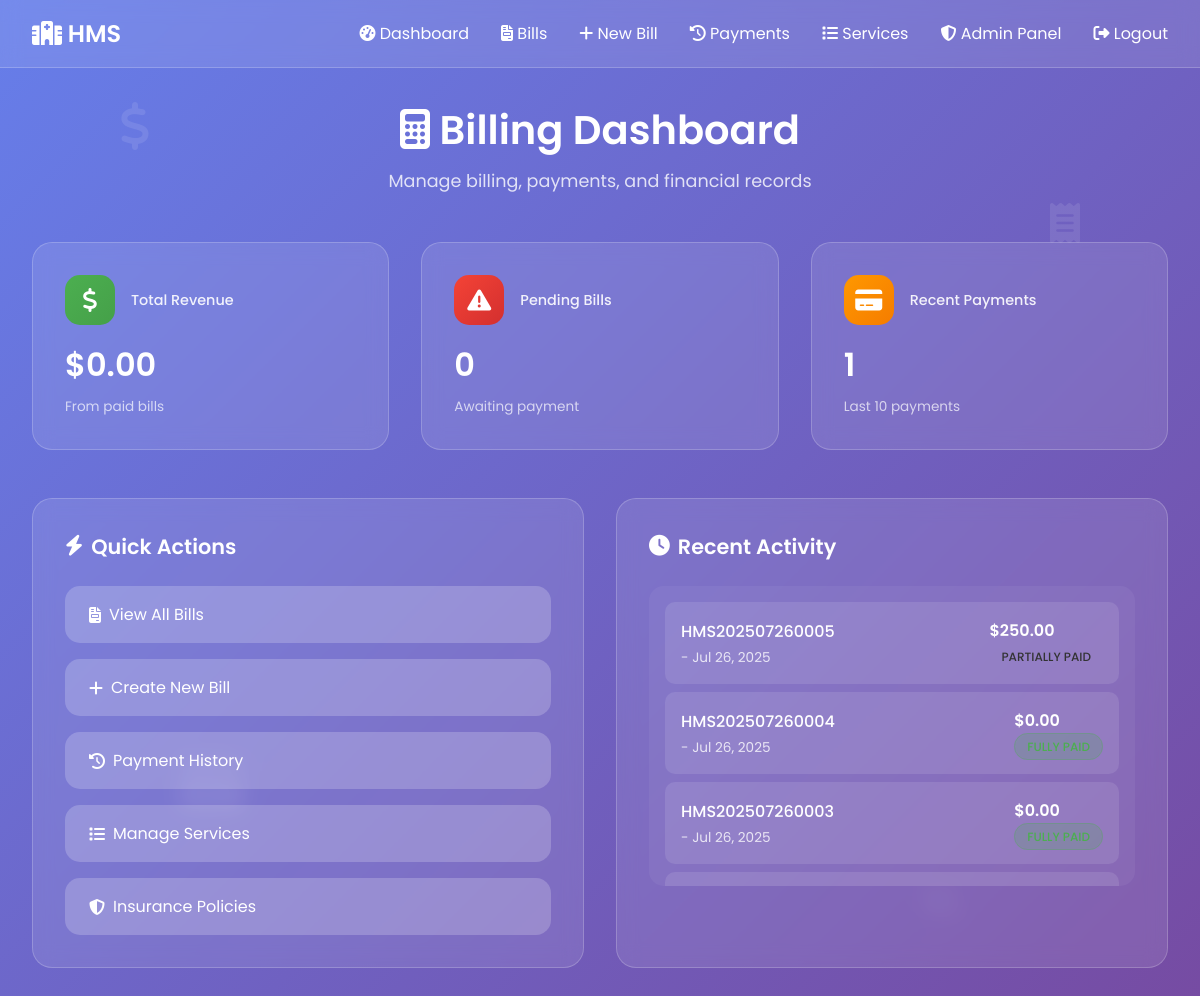
/billing/ (signed in), run on the app's committed database.
### billing/models.py (models this page shows, shortened)
class Bill(models.Model):
    BILL_STATUS = [
        ('draft', 'Draft'),
        ('pending', 'Pending Payment'),
        ('partial', 'Partially Paid'),
        ('paid', 'Fully Paid'),
        ('overdue', 'Overdue'),
        ('cancelled', 'Cancelled'),
    ]
    bill_number = models.CharField(max_length=20, unique=True, editable=False)
    patient = models.ForeignKey(User, on_delete=models.CASCADE, related_name='bills')
    appointment = models.ForeignKey('appointments.Appointment', on_delete=models.SET_NULL, null=True, blank=True)
    issue_date = models.DateTimeField(default=timezone.now)
    due_date = models.DateTimeField()
    status = models.CharField(max_length=20, choices=BILL_STATUS, default='draft')
    subtotal = models.DecimalField(max_digits=10, decimal_places=2, default=0)
    tax_rate = models.DecimalField(max_digits=5, decimal_places=2, default=0)  # Percentage
    tax_amount = models.DecimalField(max_digits=10, decimal_places=2, default=0)
    discount_amount = models.DecimalField(max_digits=10, decimal_places=2, default=0)
    total_amount = models.DecimalField(max_digits=10, decimal_places=2, default=0)
    paid_amount = models.DecimalField(max_digits=10, decimal_places=2, default=0)
    balance_amount = models.DecimalField(max_digits=10, decimal_places=2, default=0)
    notes = models.TextField(blank=True)
    created_by = models.ForeignKey(User, on_delete=models.SET_NULL, null=True, related_name='created_bills')
    created_at = models.DateTimeField(auto_now_add=True)
    updated_at = models.DateTimeField(auto_now=True)
    class Meta:
        ordering = ['-created_at']

### billing/views.py (the view, shortened to what this page needs)
# urls.py: path('', views.billing_dashboard, name='dashboard'),
@login_required
def billing_dashboard(request):
    user = request.user
    if user.role == 'admin':
        recent_bills = Bill.objects.select_related('patient').order_by('-created_at')[:10]
        total_revenue = Bill.objects.filter(status='paid').aggregate(Sum('total_amount'))['total_amount__sum'] or 0
        pending_bills = Bill.objects.filter(status__in=['pending', 'overdue']).count()
        recent_payments = Payment.objects.select_related('bill__patient').order_by('-payment_date')[:10]
        context = {
            'recent_bills': recent_bills,
            'total_revenue': total_revenue,
            'pending_bills': pending_bills,
            'recent_payments': recent_payments,
            'user_type': 'admin'
        }
    return render(request, 'billing/dashboard.html', context)

### templates/billing/dashboard.html (shortened to what this page needs)
<!DOCTYPE html>
<html lang="en">
<head>
    <link rel="stylesheet" href="https://cdnjs.cloudflare.com/ajax/libs/font-awesome/6.4.0/css/all.min.css">
</head>
<body>
    <div class="floating-elements">
        <i class="fas fa-dollar-sign floating-icon" style="font-size: 3rem;"></i>
        <i class="fas fa-receipt floating-icon" style="font-size: 2.5rem;"></i>
        <i class="fas fa-credit-card floating-icon" style="font-size: 3.5rem;"></i>
        <i class="fas fa-chart-line floating-icon" style="font-size: 2rem;"></i>
    </div>
    <nav class="navbar">
        <div class="navbar-content">
            <a href="{% url 'home' %}" class="logo">
                <i class="fas fa-hospital-alt"></i> HMS
            </a>
            <ul class="nav-links">
                <li><a href="{% url 'billing:dashboard' %}"><i class="fas fa-tachometer-alt"></i> Dashboard</a></li>
                <li><a href="{% url 'billing:bill_list' %}"><i class="fas fa-file-invoice"></i> Bills</a></li>
                {% if user.role == 'admin' or user.role == 'doctor' %}
                <li><a href="{% url 'billing:create_bill' %}"><i class="fas fa-plus"></i> New Bill</a></li>
                {% endif %}
                <li><a href="{% url 'billing:payment_history' %}"><i class="fas fa-history"></i> Payments</a></li>
                {% if user.role == 'admin' %}
                <li><a href="{% url 'billing:service_list' %}"><i class="fas fa-list"></i> Services</a></li>
                <li><a href="{% url 'admins:dashboard' %}"><i class="fas fa-shield-alt"></i> Admin Panel</a></li>
                {% endif %}
                <li><a href="{% url 'logout' %}"><i class="fas fa-sign-out-alt"></i> Logout</a></li>
            </ul>
        </div>
    </nav>
    <div class="container">
        <div class="header">
            <h1><i class="fas fa-calculator"></i> Billing Dashboard</h1>
            <p>Manage billing, payments, and financial records</p>
        </div>
        {% if user_type == 'admin' or user_type == 'doctor' %}
        <div class="stats-grid">
            <div class="stat-card">
                <div class="stat-header">
                    <div class="stat-icon revenue">
                        <i class="fas fa-dollar-sign"></i>
                    </div>
                    <div class="stat-title">Total Revenue</div>
                </div>
                <div class="stat-value">${{ total_revenue|floatformat:2 }}</div>
                <div class="stat-description">From paid bills</div>
            </div>
            <div class="stat-card">
                <div class="stat-header">
                    <div class="stat-icon pending">
                        <i class="fas fa-exclamation-triangle"></i>
                    </div>
                    <div class="stat-title">Pending Bills</div>
                </div>
                <div class="stat-value">{{ pending_bills }}</div>
                <div class="stat-description">Awaiting payment</div>
            </div>
            {% if user_type == 'admin' %}
            <div class="stat-card">
                <div class="stat-header">
                    <div class="stat-icon payments">
                        <i class="fas fa-credit-card"></i>
                    </div>
                    <div class="stat-title">Recent Payments</div>
                </div>
                <div class="stat-value">{{ recent_payments|length }}</div>
                <div class="stat-description">Last 10 payments</div>
            </div>
            {% endif %}
        </div>
        {% endif %}
        <div class="actions-grid">
            <div class="action-section">
                <h3 class="section-title">
                    <i class="fas fa-bolt"></i> Quick Actions
                </h3>
                <div class="action-buttons">
                    <a href="{% url 'billing:bill_list' %}" class="btn">
                        <i class="fas fa-file-invoice"></i> View All Bills
                    </a>
                    {% if user.role == 'admin' or user.role == 'doctor' %}
                    <a href="{% url 'billing:create_bill' %}" class="btn">
                        <i class="fas fa-plus"></i> Create New Bill
                    </a>
                    {% endif %}
                    <a href="{% url 'billing:payment_history' %}" class="btn">
                        <i class="fas fa-history"></i> Payment History
                    </a>
                    {% if user.role == 'admin' %}
                    <a href="{% url 'billing:service_list' %}" class="btn">
                        <i class="fas fa-list"></i> Manage Services
                    </a>
                    {% endif %}
                    <a href="{% url 'billing:insurance_list' %}" class="btn">
                        <i class="fas fa-shield-alt"></i> Insurance Policies
                    </a>
                </div>
            </div>
            <div class="action-section">
                <h3 class="section-title">
                    <i class="fas fa-clock"></i>
                    {% if user_type == 'patient' %}Recent Bills{% else %}Recent Activity{% endif %}
                </h3>
                <div class="recent-list">
                    {% if user_type == 'patient' %}
                        {% for bill in user_bills %}
                        <div class="recent-item">
                            <div class="item-info">
                                <div class="item-title">{{ bill.bill_number }}</div>
                                <div class="item-subtitle">{{ bill.issue_date|date:"M d, Y" }}</div>
                            </div>
                            <div>
                                <div class="item-amount">${{ bill.total_amount|floatformat:2 }}</div>
                                <span class="status-badge status-{{ bill.status }}">{{ bill.get_status_display }}</span>
                            </div>
                        </div>
                        {% empty %}
                        <div class="recent-item">
                            <div class="item-info">
                                <div class="item-title">No bills found</div>
                                <div class="item-subtitle">You have no billing history</div>
                            </div>
                        </div>
                        {% endfor %}
                    {% else %}
                        {% for bill in recent_bills %}
                        <div class="recent-item">
                            <div class="item-info">
                                <div class="item-title">{{ bill.bill_number }}</div>
                                <div class="item-subtitle">{{ bill.patient.get_full_name }} - {{ bill.issue_date|date:"M d, Y" }}</div>
                            </div>
                            <div>
                                <div class="item-amount">${{ bill.total_amount|floatformat:2 }}</div>
                                <span class="status-badge status-{{ bill.status }}">{{ bill.get_status_display }}</span>
                            </div>
                        </div>
                        {% endfor %}
                    {% endif %}
                </div>
            </div>
        </div>
    </div>
</body>
</html>

### templates/billing/dashboard.html (style rules this page uses)
* { margin: 0; padding: 0; box-sizing: border-box; }
body { font-family: 'Poppins', sans-serif; background: linear-gradient(135deg, #667eea 0%, #764ba2 100%); min-height: 100vh; color: #333; }
.navbar { background: rgba(255, 255, 255, 0.1); backdrop-filter: blur(10px); padding: 1rem 2rem; border-bottom: 1px solid rgba(255, 255, 255, 0.2); }
.navbar-content { display: flex; justify-content: space-between; align-items: center; max-width: 1200px; margin: 0 auto; }
.logo { color: white; font-size: 1.5rem; font-weight: 600; text-decoration: none; }
.nav-links { display: flex; gap: 2rem; list-style: none; }
.nav-links a { color: white; text-decoration: none; transition: opacity 0.3s; }
.container { max-width: 1200px; margin: 2rem auto; padding: 0 2rem; }
.header { text-align: center; margin-bottom: 3rem; }
.header h1 { color: white; font-size: 2.5rem; margin-bottom: 0.5rem; font-weight: 600; }
.header p { color: rgba(255, 255, 255, 0.8); font-size: 1.1rem; }
.stats-grid { display: grid; grid-template-columns: repeat(auto-fit, minmax(280px, 1fr)); gap: 2rem; margin-bottom: 3rem; }
.stat-card { background: rgba(255, 255, 255, 0.1); backdrop-filter: blur(10px); border-radius: 20px; padding: 2rem; border: 1px solid rgba(255, 255, 255, 0.2); transition: transform 0.3s, box-shadow 0.3s; }
.stat-header { display: flex; align-items: center; margin-bottom: 1rem; }
.stat-icon { width: 50px; height: 50px; border-radius: 15px; display: flex; align-items: center; justify-content: center; margin-right: 1rem; font-size: 1.5rem; color: white; }
.stat-icon.revenue { background: linear-gradient(135deg, #4CAF50, #45a049); }
.stat-icon.payments { background: linear-gradient(135deg, #FF9800, #F57C00); }
.stat-icon.pending { background: linear-gradient(135deg, #f44336, #d32f2f); }
.stat-title { color: white; font-size: 0.9rem; font-weight: 500; opacity: 0.9; }
.stat-value { color: white; font-size: 2rem; font-weight: 600; margin-bottom: 0.5rem; }
.stat-description { color: rgba(255, 255, 255, 0.7); font-size: 0.85rem; }
.actions-grid { display: grid; grid-template-columns: repeat(auto-fit, minmax(300px, 1fr)); gap: 2rem; margin-bottom: 3rem; }
.action-section { background: rgba(255, 255, 255, 0.1); backdrop-filter: blur(10px); border-radius: 20px; padding: 2rem; border: 1px solid rgba(255, 255, 255, 0.2); }
.section-title { color: white; font-size: 1.3rem; font-weight: 600; margin-bottom: 1.5rem; display: flex; align-items: center; }
.section-title i { margin-right: 0.5rem; }
.action-buttons { display: flex; flex-direction: column; gap: 1rem; }
.btn { background: rgba(255, 255, 255, 0.2); color: white; border: none; padding: 1rem 1.5rem; border-radius: 15px; text-decoration: none; transition: all 0.3s; display: flex; align-items: center; font-family: inherit; font-size: 1rem; cursor: pointer; }
.btn i { margin-right: 0.5rem; }
.recent-list { background: rgba(255, 255, 255, 0.05); border-radius: 15px; padding: 1rem; max-height: 300px; overflow-y: auto; }
.recent-item { background: rgba(255, 255, 255, 0.1); padding: 1rem; border-radius: 10px; margin-bottom: 0.5rem; display: flex; justify-content: space-between; align-items: center; }
.item-info { color: white; }
.item-title { font-weight: 500; margin-bottom: 0.25rem; }
.item-subtitle { font-size: 0.85rem; opacity: 0.8; }
.item-amount { color: white; font-weight: 600; }
.status-badge { padding: 0.25rem 0.75rem; border-radius: 20px; font-size: 0.75rem; font-weight: 500; text-transform: uppercase; }
.status-paid { background: rgba(76, 175, 80, 0.2); color: #4CAF50; border: 1px solid rgba(76, 175, 80, 0.3); }
.floating-elements { position: fixed; top: 0; left: 0; width: 100%; height: 100%; pointer-events: none; z-index: -1; }
.floating-icon { position: absolute; color: rgba(255, 255, 255, 0.1); animation: float 6s ease-in-out infinite; }
.floating-icon:nth-child(1) { top: 10%; left: 10%; animation-delay: 0s; }
.floating-icon:nth-child(2) { top: 20%; right: 10%; animation-delay: 1s; }
.floating-icon:nth-child(3) { bottom: 20%; left: 15%; animation-delay: 2s; }
.floating-icon:nth-child(4) { bottom: 10%; right: 20%; animation-delay: 3s; }

### data on the page
Bill: bill_number "HMS202507260005", issue_date "Jul 26, 2025", total_amount "250.00", status "PARTIALLY PAID"
Bill: bill_number "HMS202507260004", issue_date "Jul 26, 2025", total_amount "0.00"
Bill: bill_number "HMS202507260003", issue_date "Jul 26, 2025", total_amount "0.00"

### other printed values
{{ total_revenue|floatformat:2 }} "0.00"
{{ pending_bills }} "0"
{{ recent_payments|length }} "1"
